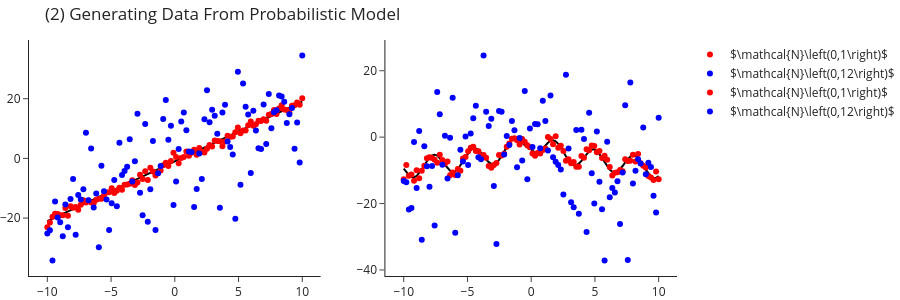

The cell this chart's notebook holds for it:
### Markdown cell above
Next, we want to define probabilistic model based on the models seen before. Let us assume that the sample noise has a Gaussian distribution, centered around zero with some variance. So:

$$ Y^{\left(1\right)} = 2X - 1 + \varepsilon, \quad\quad Y^{\left(2\right)} = 3sin\left(2X - 2\right) - 3 \sqrt{|X|} + \varepsilon $$

where $\varepsilon\sim\mathcal{N}\left(0,\sigma^2\right)$ some some values of $\sigma^2$. We will further assume that the noise of different samples is independent of the other samples. So we could write it as $\varepsilon_1,\ldots,\varepsilon_m\overset{iid}{\sim}\mathcal{N}\left(0,\sigma^2\right)$ or in vector notations $\varepsilon\sim\mathcal{N}\left(0,\sigma^2 I_m\right)$, where $\mathcal{N}$ now refers to an $m$ dimensional multivariate normal distribution.

### Code cell
Y1_noisy   = Y1 + np.random.normal(0, 1, size=m)
Y1_noisier = Y1 + np.random.normal(0, 12, size=m)

Y2_noisy   = Y2 + np.random.normal(0, 1, size=m)
Y2_noisier = Y2 + np.random.normal(0, 12, size=m)


make_subplots(rows=1, cols=2)\
    .add_traces([go.Scatter(x=X, y=Y1, mode='lines', marker=dict(color="black"), showlegend=False),
                 go.Scatter(x=X, y=Y2, mode='lines', marker=dict(color="black"), showlegend=False)], 
                rows=[1,1], cols=[1,2])\
    .add_traces([go.Scatter(x=X, y=Y1_noisy,   mode='markers', marker=dict(color="red"),  name="$\\mathcal{N}\\left(0,1\\right)$"),
                 go.Scatter(x=X, y=Y1_noisier, mode='markers', marker=dict(color="blue"), name="$\\mathcal{N}\\left(0,12\\right)$"),
                 go.Scatter(x=X, y=Y2_noisy,   mode='markers', marker=dict(color="red"), name="$\\mathcal{N}\\left(0,1\\right)$"),
                 go.Scatter(x=X, y=Y2_noisier, mode='markers', marker=dict(color="blue"), name="$\\mathcal{N}\\left(0,12\\right)$")], 
    rows=1, cols=[1,1,2,2])\
    .update_layout(title_text="(2) Generating Data From Probabilistic Model", height=300)\
    .show()
